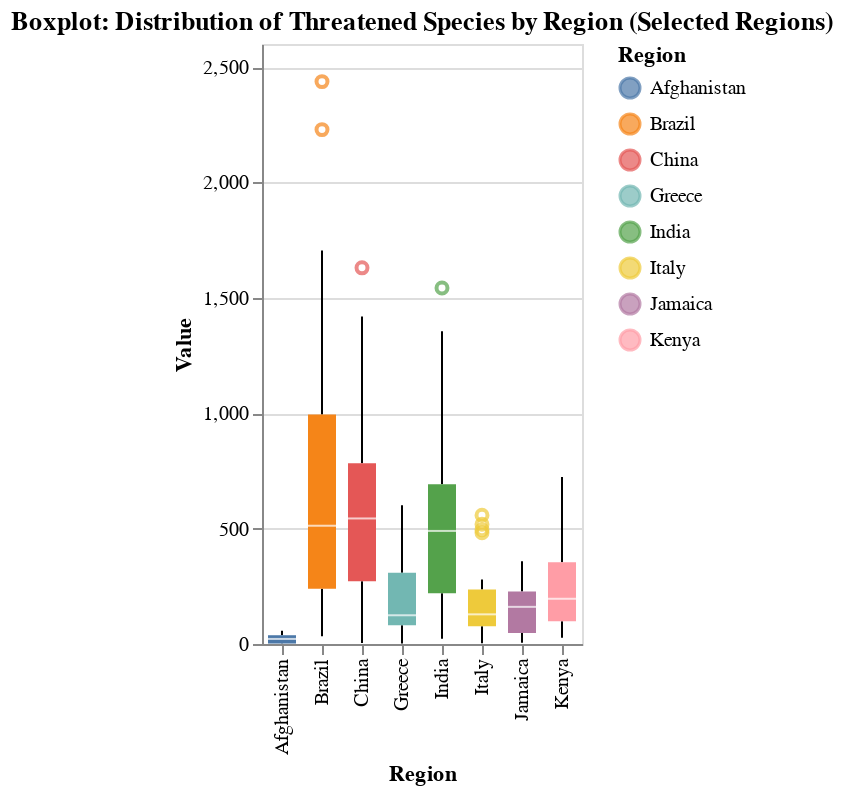

The cell this chart's notebook holds for it:
### Markdown cell above
## Boxplot: Distribution of Threatened Species by Region  

### **Objective:**  
A **boxplot** is used to visualize the **distribution, central tendency, and spread** of the number of threatened species (`Value`) across different regions.  
It helps in identifying **outliers, variability, and differences** in species threats among the selected regions.

### Code cell
import altair as alt
import pandas as pd

# Load the filtered dataset
filtered_data = pd.read_csv("Filtered_Threatened_species.csv")

# Select the 8 regions you want to include
selected_regions = ['India', 'Italy', 'Afghanistan', 'Brazil', 'China', 'Jamaica', 'Kenya', 'Greece']

# Filter the dataset to include only these regions
filtered_data_8_regions = filtered_data[filtered_data['Region'].isin(selected_regions)]

# Ensure 'Value' has no commas and is numeric using .loc to avoid warnings
filtered_data_8_regions.loc[:, 'Value'] = filtered_data_8_regions['Value'].replace({',': ''}, regex=True).astype(float)

# Convert 'Year' to numeric, handling errors as NaN
filtered_data_8_regions.loc[:, 'Year'] = pd.to_numeric(filtered_data_8_regions['Year'], errors='coerce')

# Create an Altair boxplot
boxplot = alt.Chart(filtered_data_8_regions).mark_boxplot().encode(
    x='Region:N',  # Nominal data for categorical x-axis (Region)
    y='Value:Q',  # Quantitative data for y-axis (Value)
    color='Region:N',  # Color the boxplots by Region
    tooltip=['Region', 'Value']  # Show region and value when hovering
).properties(
    title="Boxplot: Distribution of Threatened Species by Region (Selected Regions)"
)

# Display the plot without using `show()`
boxplot

### Figure 1 — Vega-Lite specification as saved in the notebook (floating-point values rounded to 4 significant figures; data arrays with more than 128 entries replaced by an {"elided": "..."} marker saying what was removed)
{"config": {"view": {"continuousWidth": 300, "continuousHeight": 300}}, "data": {"name": "data-e4f37c794baa5686aeb148596afe15ad"}, "mark": {"type": "boxplot"}, "encoding": {"color": {"field": "Region", "type": "nominal"}, "tooltip": [{"field": "Region", "type": "nominal"}, {"field": "Value", "type": "quantitative"}], "x": {"field": "Region", "type": "nominal"}, "y": {"field": "Value", "type": "quantitative"}}, "title": "Boxplot: Distribution of Threatened Species by Region (Selected Regions)", "$schema": "https://vega.github.io/schema/vega-lite/v5.8.0.json", "datasets": {"data-e4f37c794baa5686aeb148596afe15ad": {"elided": "224 records"}}}
